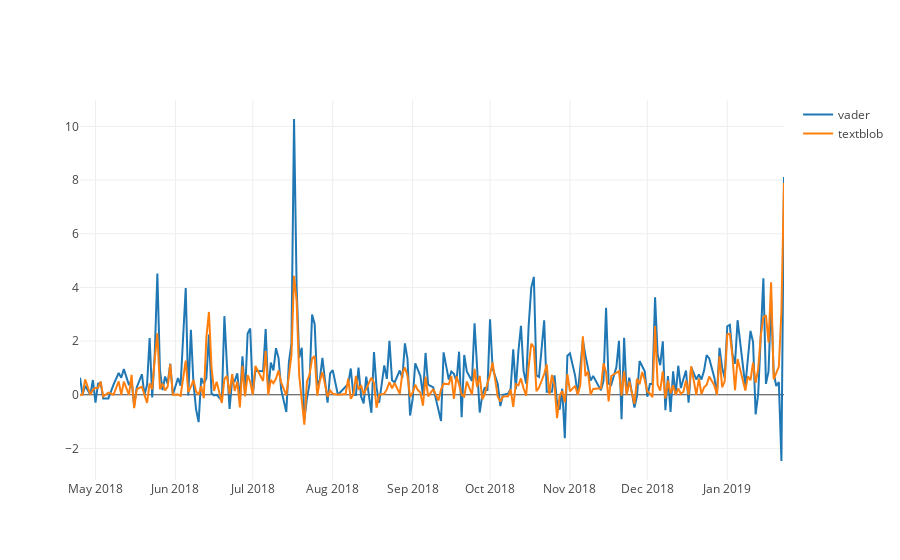

This figure's notebook cell:
### Code cell
plotly_data = [go.Scatter(x = test_sent_daily.index, y = test_sent_daily['vader'], name = 'vader'),
                go.Scatter(x = test_sent_daily.index, y = test_sent_daily['textblob'], name = 'textblob')
              ]
iplot(plotly_data)

### Figure 1 — Plotly figure (JSON) as saved in the notebook; plotly's stock layout.template omitted (floating-point values rounded to 4 significant figures; data arrays with more than 128 entries replaced by an {"elided": "..."} marker saying what was removed)
{"data": [{"name": "vader", "type": "scatter", "x": {"elided": "240 str values"}, "y": {"elided": "240 float values"}}, {"name": "textblob", "type": "scatter", "x": {"elided": "240 str values"}, "y": {"elided": "240 float values"}}], "layout": {}}
